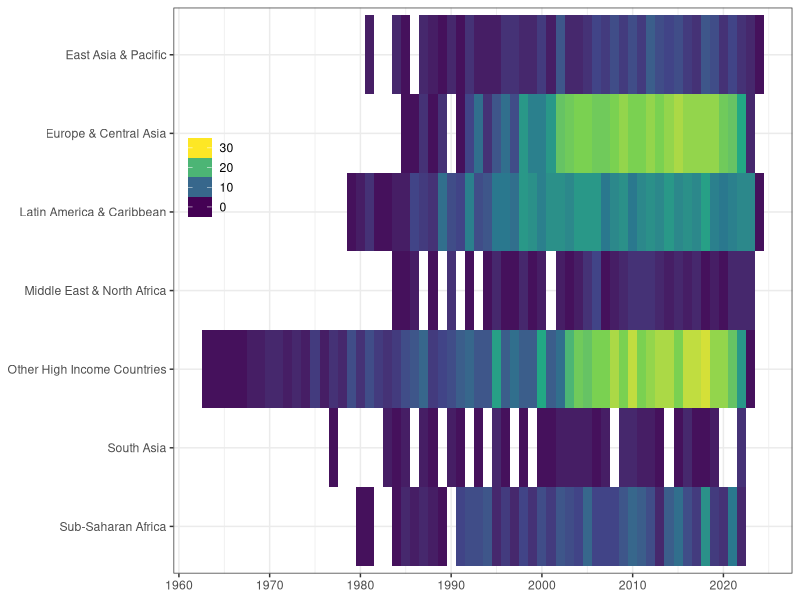
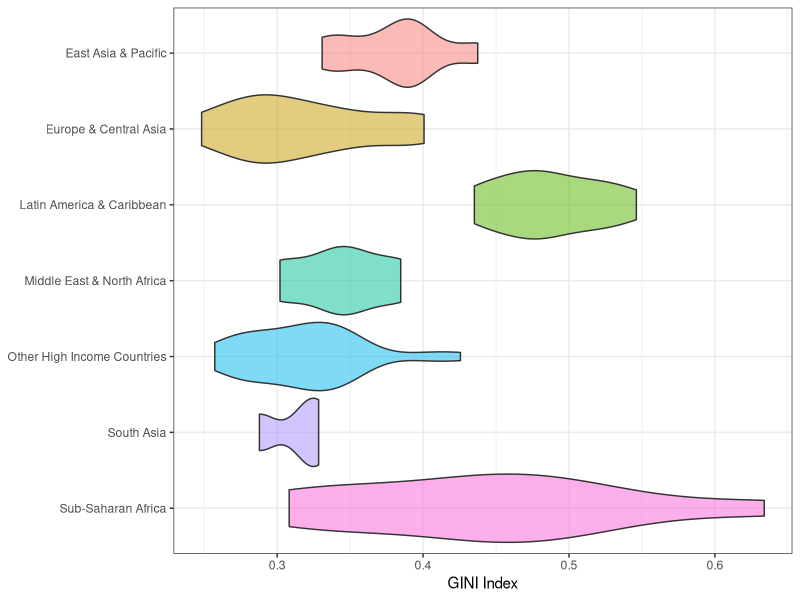
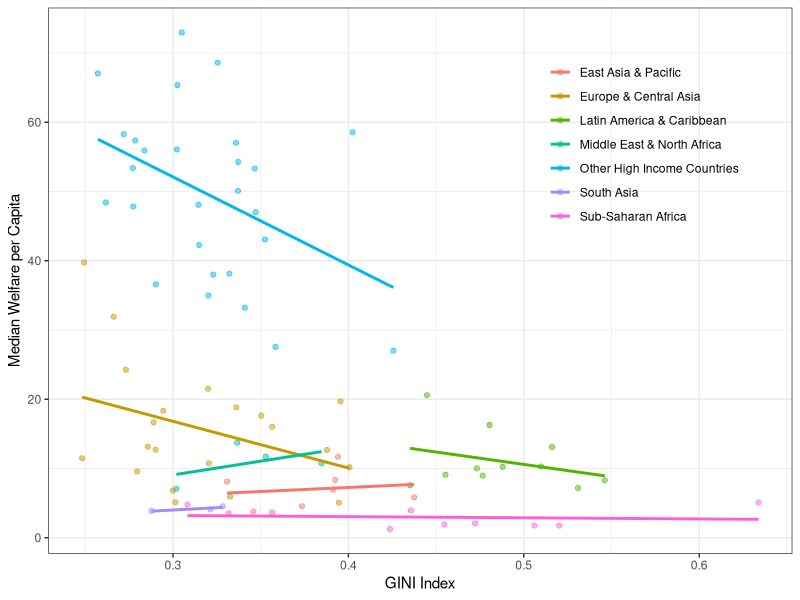
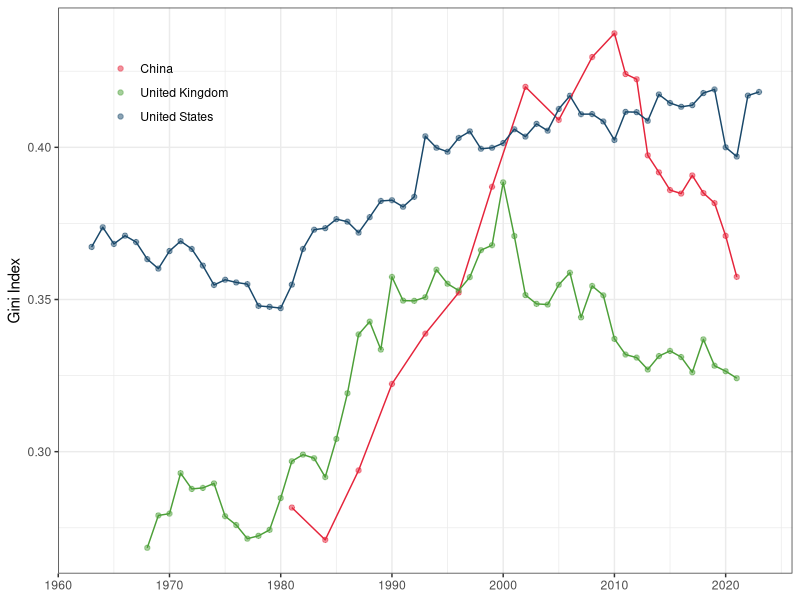

Reproduce these figures in R, in order.
## ---- chunk 1
#| code-summary: Setup Code

library(tidyverse)
theme_set(theme_bw())

pip <- read_csv("data/01/pip.csv", show_col_types = FALSE)
## ---- chunk 2
#| label: fig-pip-region-year
#| fig-cap: Number of countries per region per year in the dataset
#| fig-width: 8
#| fig-height: 2
#| code-summary: Plot Code
count(pip, region_name, country_name, reporting_year) |>
  count(region_name, reporting_year) |>
  ggplot(aes(y = fct_rev(region_name), x = reporting_year, fill = n)) +
  geom_tile() +
  scale_fill_viridis_c(limits = c(0, 30),
    guide = guide_colourbar(
      position = "inside", 
      nbin = 4, 
      display = "rectangles", 
      draw.ulim = TRUE
    )) +
  scale_x_continuous(breaks = seq(1960, 2030, 10)) +
  labs(x = NULL,
       y = NULL,
       fill = NULL) +
  theme(legend.position.inside = c(.06, .7),
        legend.key.height = unit(0.4, "cm"),
        legend.background = element_blank())
## ---- chunk 3
#| code-summary: Code to create pip_gini_2010
pip_gini_2010 <- pip |>
  filter(reporting_year == 2010, 
         reporting_level == "national") |>
  filter(n() == 1, .by = country_name) |>
  select(region_name:reporting_year, reporting_level, gini)
## ---- chunk 4
#| echo: false
write_csv(pip_gini_2010, "data/01/pip_gini_2010.csv")
## ---- chunk 5
#| echo: false
#| label: tbl-pip_gini_2010
#| tbl-cap: The first rows of pip_gini_2010
head(pip_gini_2010)
## ---- chunk 6
#| label: fig-gini-region-2010
#| fig-cap: The distribution of wealth inequality across the world regions in 2010
#| code-summary: Plot Code

ggplot(pip_gini_2010, aes(x = fct_rev(region_name), 
                          y = gini, 
                          fill = region_name)) +
  geom_violin(alpha = 0.5, 
              bounds = c(0, 1), 
              scale = "width",
              show.legend = FALSE) +
  scale_y_continuous(breaks = seq(0, 1, .1)) +
  labs(x = NULL, y = "GINI Index") +
  coord_flip()
## ---- chunk 7
#| code-summary: Code to create pip_welfare_2010

pip_welfare_2010 <- pip |>
  filter(reporting_year == 2010, 
         reporting_level == "national") |>
  filter(n() == 1, .by = country_name) |>
  select(region_name:reporting_year, reporting_level, mean, median)
## ---- chunk 8
#| echo: false
write_csv(pip_welfare_2010, "data/01/pip_welfare_2010.csv")
## ---- chunk 9
#| echo: false
#| label: tbl-pip_welfare_2010
#| tbl-cap: The first rows of pip_welfare_2010
head(pip_welfare_2010)
## ---- chunk 10
#| label: fig-gini-median-2010
#| fig.cap: The relationship between the Gini index and median welfare per captia across world regions in 2010
#| code-summary: Plot Code

inner_join(pip_gini_2010, pip_welfare_2010, 
           by = c("region_name", "region_code", "country_name", "country_code", "reporting_year", "reporting_level")) |>
  ggplot(aes(x = gini, y = median, colour = region_name)) +
  geom_point(alpha = 0.5) +
  geom_smooth(method = lm, formula = y ~ x, se = F) +
  scale_x_continuous(breaks = seq(0, 1, .1)) +
  labs(x = "GINI Index", y = "Median Welfare per Capita", colour = NULL) +
  scale_color_discrete(
    guide = guide_legend(position = "inside")
  ) +
  theme(
    legend.position.inside = c(.8, .75),
    legend.background = element_blank(),
    legend.key = element_blank()
  )
## ---- chunk 11
#| code-summary: Code to create pip_gini_china, pip_gini_usa, pip_gini_uk
#| 
gini <- pip |>
  filter(reporting_level == "national") |>
  select(region_name:reporting_year, reporting_level, gini)

pip_gini_usa <- filter(gini, country_code == "USA")
pip_gini_china <- filter(gini, country_name == "China")
pip_gini_uk <- filter(gini, country_name == "United Kingdom")
## ---- chunk 12
#| echo: false
write_csv(pip_gini_usa, "data/01/pip_gini_usa.csv")
write_csv(pip_gini_china, "data/01/pip_gini_china.csv")
write_csv(pip_gini_uk, "data/01/pip_gini_uk.csv")
## ---- chunk 13
#| echo: false
#| label: tbl-pip_gini_china
#| tbl-cap: The first rows of pip_gini_china
head(pip_gini_china)
## ---- chunk 14
#| label: fig-gini-countries
#| fig.cap: The change in Gini index across time for China, USA and UK
#| code-summary: Plot Code

bind_rows(pip_gini_china, pip_gini_uk, pip_gini_usa) |>
  ggplot(aes(x = reporting_year, y = gini, color = country_name)) +
  geom_point(alpha = 0.5) +
  geom_line(show.legend = FALSE) +
  scale_x_continuous(breaks = seq(1960, 2030, 10)) +
  scale_color_manual(
    values = c("#E5243B", "#4C9F38", "#19486A"), 
    guide = guide_legend(position = "inside")
  ) +
  labs(x = NULL, y = "Gini Index", color = NULL) +
  theme(
    legend.position.inside = c(.15, .85),
    legend.background = element_blank(),
    legend.key = element_blank()
  )
